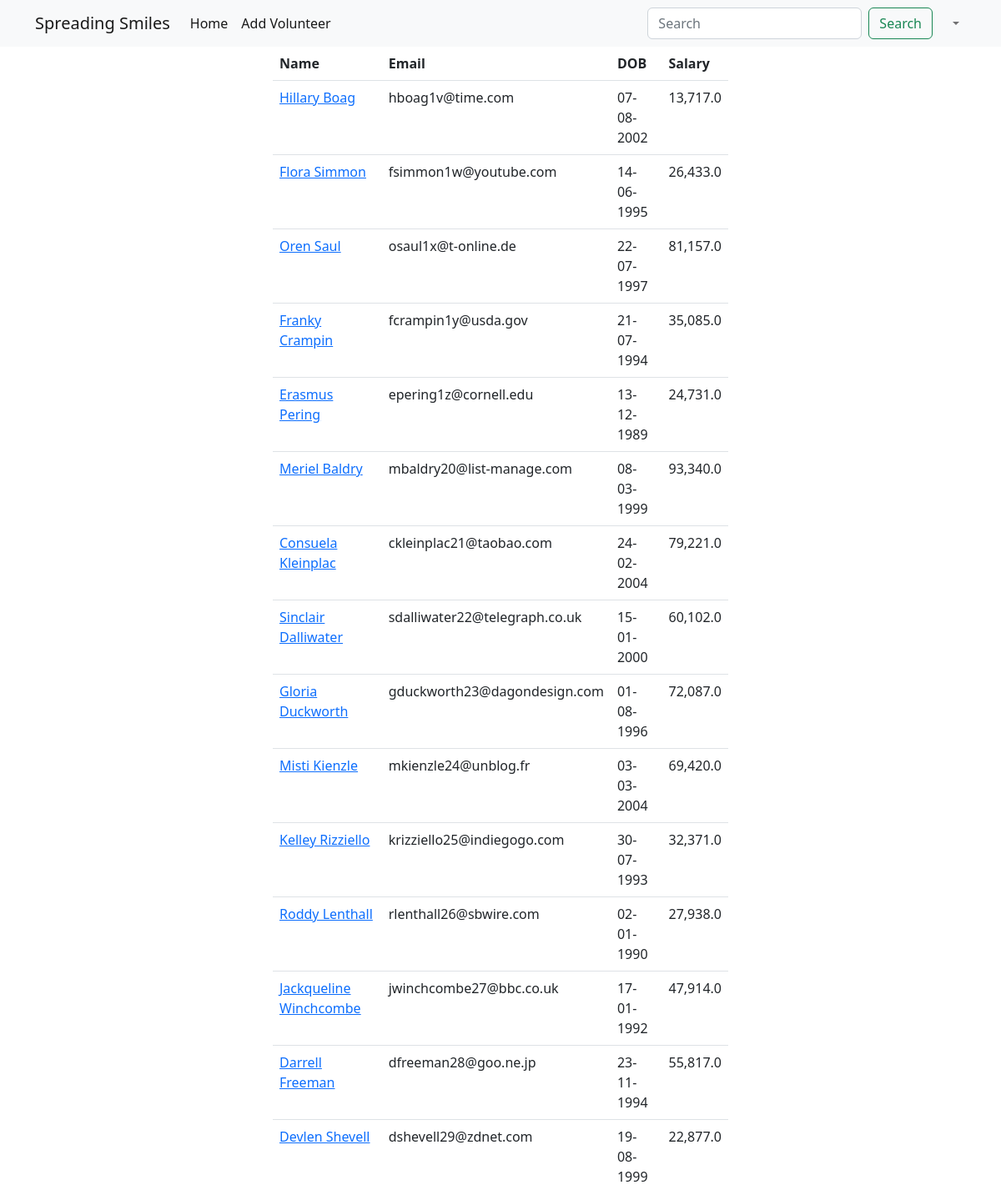
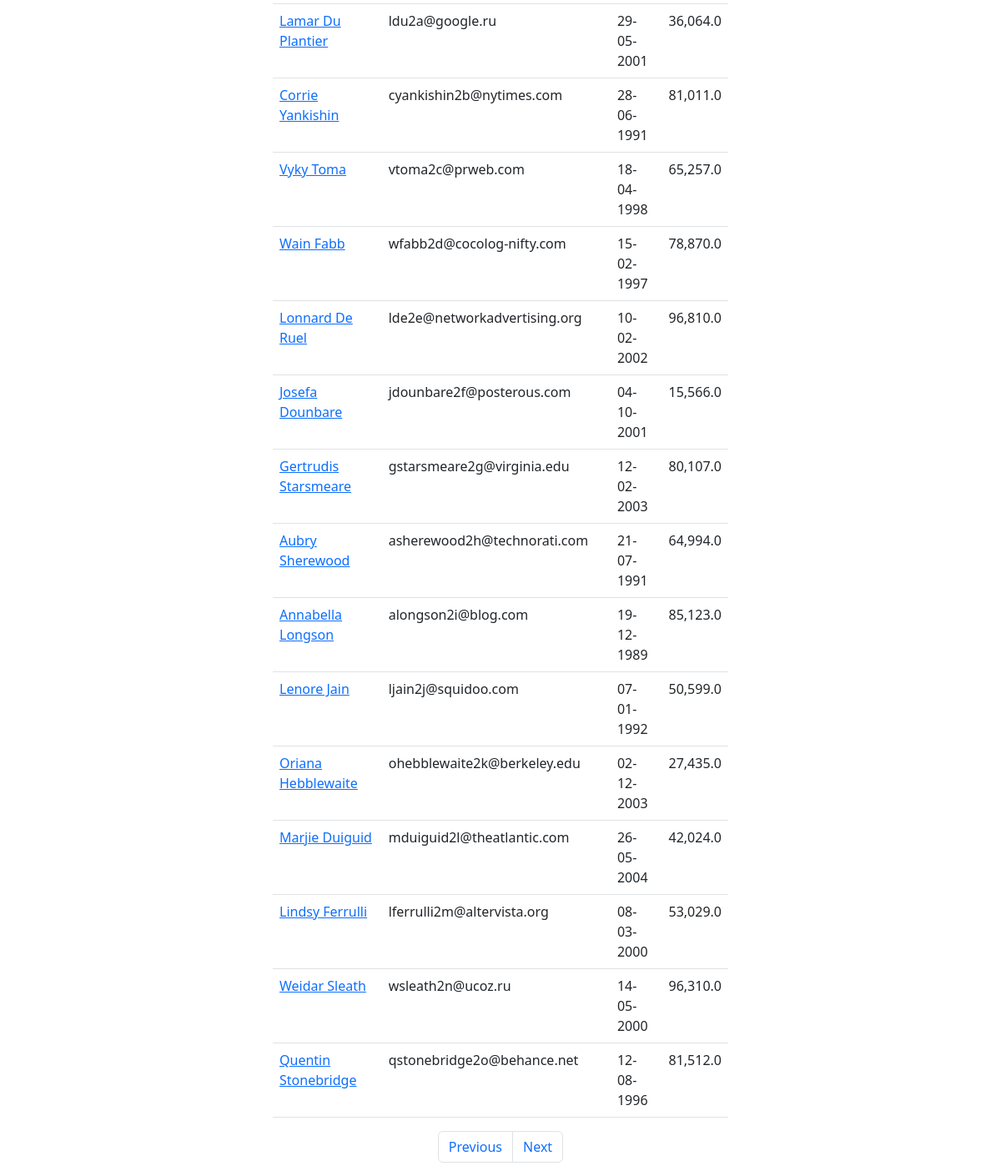
Page /employees?page=3 on the committed database (2 pictures, top to bottom).
### main_app/models.py (models this page shows)
class Employee(models.Model):
    name = models.CharField(max_length=40)
    email = models.EmailField(unique=True)
    dob = models.DateField(null=True)
    salary = models.DecimalField(max_digits=6, decimal_places=1)#67000.58
    disabled = models.BooleanField(default= False)
    profile = models.ImageField(upload_to=unique_img_name, null=True ,default = 'employees/employee.png' )
    created_at = models.DateTimeField(auto_now_add=True, null=True)#once during creation
    updated_at = models.DateTimeField(auto_now=True, null=True)#every time an update happens

### main_app/views.py (the view)
# urls.py: path('employees', views.employee, name = "all"),
def employee(request):
    employees = Employee.objects.all()
    paginator = Paginator(employees, 30)
    page_number = request.GET.get("page")
    data = paginator.get_page(page_number)
    return render(request, "all_employees.html", {"employees": data})

### templates/all_employees.html (shortened to what this page needs)
{% extends 'base_template.html' %}
{% load humanize %}
{% block content %}
    {% include 'layouts/navbar.html' %}
    <div class="container">
        <div class="row justify-content-center">
            <div class="col-sm-6">
                <table class="table">
                    <thead>
                    <tr>
                        <th>Name</th>
                        <th>Email</th>
                        <th>DOB</th>
                        <th>Salary</th>
                    </tr>
                    </thead>
                    <tbody>
                    {% for employee in employees %}
                        <tr>
                            <td>
                                <a href="/employees/{{ employee.id }}">{{ employee.name | title }}</a>
                            </td>
                            <td>{{ employee.email }}</td>
                            <td>{{ employee.dob | date:'d-m-Y' }}</td>
                            <td>{{ employee.salary  | intcomma }}</td>
                        </tr>
                    {% endfor %}
                    </tbody>
                </table>
                <nav aria-label="Page navigation example">
                    <ul class="pagination justify-content-center">
                        {% if employees.has_previous %}
                            <li class="page-item">
                                <a class="page-link" href='?page={{ employees.previous_page_number }}'>Previous</a>
                            </li>
                        {% else %}
                            <li class="page-item disabled">
                                <a class="page-link" href='' tabindex="-1" aria-disabled="True">Previous</a>
                            </li>
                        {% endif %}
                        {% if employees.has_next %}
                            <li class="page-item">
                                <a class="page-link" href='?page={{ employees.next_page_number }}'>Next</a>
                            </li>
                        {% else %}
                            <li class="page-item disabled">
                                <a class="page-link" href='' tabindex="-1" aria-disabled="True">Next</a>
                            </li>
                        {% endif %}
                    </ul>
                </nav>
            </div>
        </div>
    </div>
{% endblock %}

### rows in the picture
Employee: name "Hillary Boag", email "hboag1v@time.com", dob "07-08-2002", salary "13,717.0"
Employee: name "Flora Simmon", email "fsimmon1w@youtube.com", dob "14-06-1995", salary "26,433.0"
Employee: name "Oren Saul", email "osaul1x@t-online.de", dob "22-07-1997", salary "81,157.0"
Employee: name "Franky Crampin", email "fcrampin1y@usda.gov", dob "21-07-1994", salary "35,085.0"
Employee: name "Erasmus Pering", email "epering1z@cornell.edu", dob "13-12-1989", salary "24,731.0"
Employee: name "Meriel Baldry", email "mbaldry20@list-manage.com", dob "08-03-1999", salary "93,340.0"
Employee: name "Consuela Kleinplac", email "ckleinplac21@taobao.com", dob "24-02-2004", salary "79,221.0"
Employee: name "Sinclair Dalliwater", email "sdalliwater22@telegraph.co.uk", dob "15-01-2000", salary "60,102.0"
Employee: name "Gloria Duckworth", email "gduckworth23@dagondesign.com", dob "01-08-1996", salary "72,087.0"
Employee: name "Misti Kienzle", email "mkienzle24@unblog.fr", dob "03-03-2004", salary "69,420.0"
Employee: name "Kelley Rizziello", email "krizziello25@indiegogo.com", dob "30-07-1993", salary "32,371.0"
Employee: name "Roddy Lenthall", email "rlenthall26@sbwire.com", dob "02-01-1990", salary "27,938.0"
Employee: name "Jackqueline Winchcombe", email "jwinchcombe27@bbc.co.uk", dob "17-01-1992", salary "47,914.0"
Employee: name "Darrell Freeman", email "dfreeman28@goo.ne.jp", dob "23-11-1994", salary "55,817.0"
Employee: name "Devlen Shevell", email "dshevell29@zdnet.com", dob "19-08-1999", salary "22,877.0"
Employee: name "Lamar Du Plantier", email "ldu2a@google.ru", dob "29-05-2001", salary "36,064.0"
Employee: name "Corrie Yankishin", email "cyankishin2b@nytimes.com", dob "28-06-1991", salary "81,011.0"
Employee: name "Vyky Toma", email "vtoma2c@prweb.com", dob "18-04-1998", salary "65,257.0"
Employee: name "Wain Fabb", email "wfabb2d@cocolog-nifty.com", dob "15-02-1997", salary "78,870.0"
Employee: name "Lonnard De Ruel", email "lde2e@networkadvertising.org", dob "10-02-2002", salary "96,810.0"
Employee: name "Josefa Dounbare", email "jdounbare2f@posterous.com", dob "04-10-2001", salary "15,566.0"
Employee: name "Gertrudis Starsmeare", email "gstarsmeare2g@virginia.edu", dob "12-02-2003", salary "80,107.0"
Employee: name "Aubry Sherewood", email "asherewood2h@technorati.com", dob "21-07-1991", salary "64,994.0"
Employee: name "Annabella Longson", email "alongson2i@blog.com", dob "19-12-1989", salary "85,123.0"
Employee: name "Lenore Jain", email "ljain2j@squidoo.com", dob "07-01-1992", salary "50,599.0"
Employee: name "Oriana Hebblewaite", email "ohebblewaite2k@berkeley.edu", dob "02-12-2003", salary "27,435.0"
Employee: name "Marjie Duiguid", email "mduiguid2l@theatlantic.com", dob "26-05-2004", salary "42,024.0"
Employee: name "Lindsy Ferrulli", email "lferrulli2m@altervista.org", dob "08-03-2000", salary "53,029.0"
Employee: name "Weidar Sleath", email "wsleath2n@ucoz.ru", dob "14-05-2000", salary "96,310.0"
Employee: name "Quentin Stonebridge", email "qstonebridge2o@behance.net", dob "12-08-1996", salary "81,512.0"
